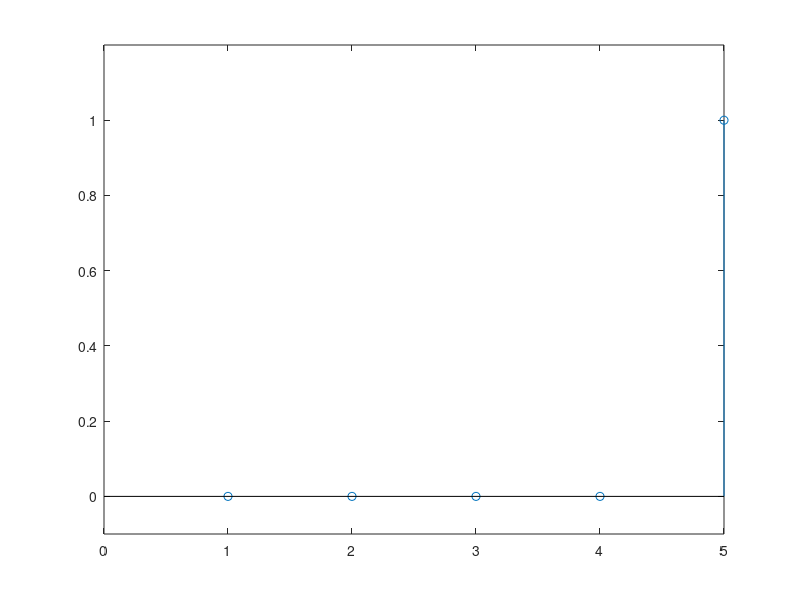

Reproduce this figure in MATLAB.
clear all
clc
L=input('PanjangGelombang (>=40)=' )
P=input('PosisiPulsa =' )
for n=1:L
    if (n==P) 
        step(n)=1;
    else
        step(n)=0;
    end
end
x=1:L; 
%stem(x,step)
stem(x,step)
axis([0 L -.1 1.2])
